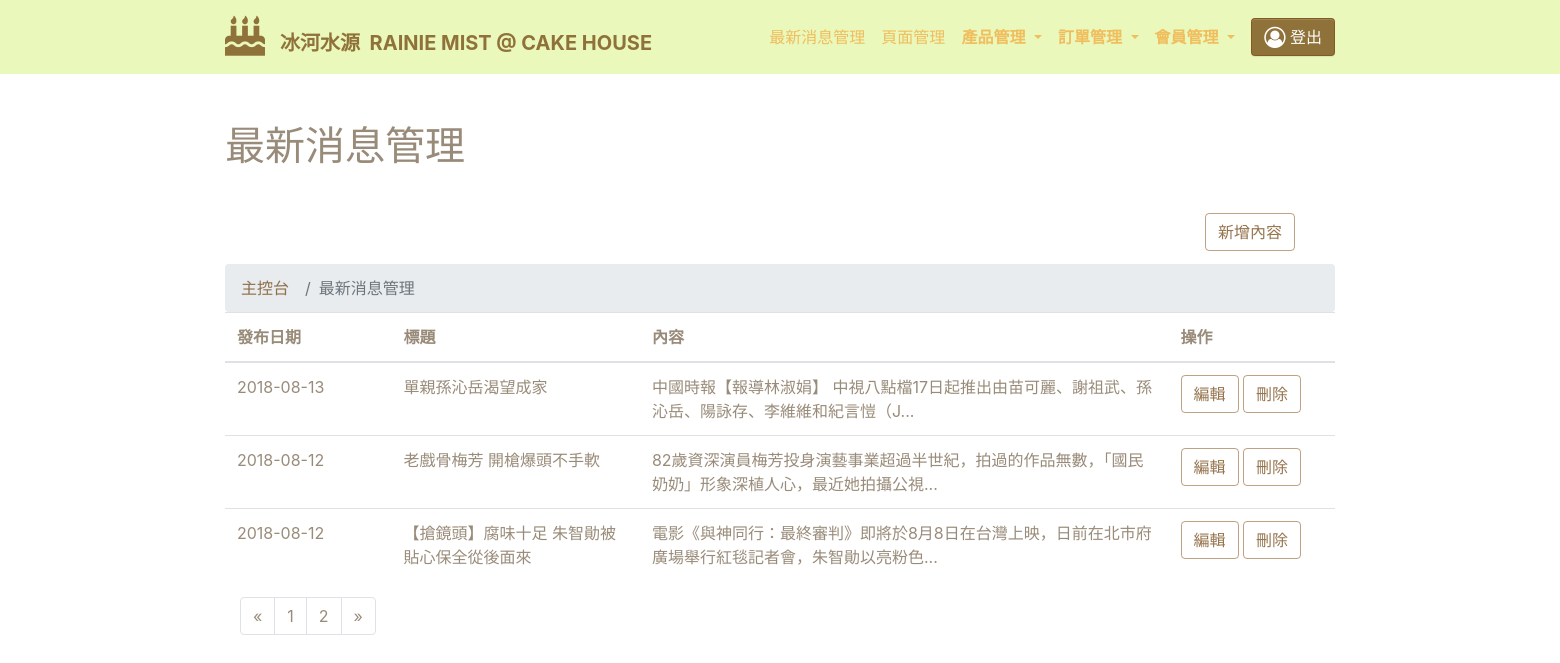
The page /backend/news/list.php (signed in) on the database as committed earlier.
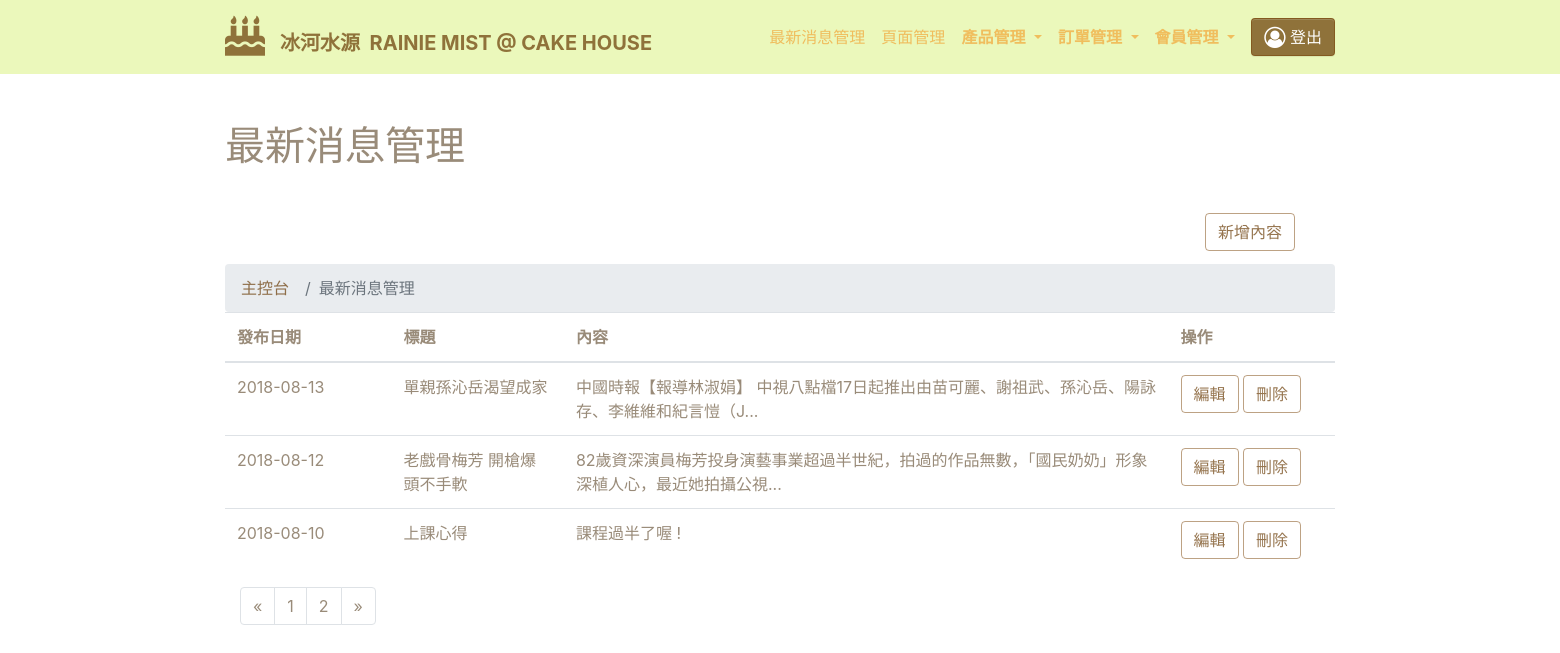
The same page on the database as committed later.
### tables this page shows
CREATE TABLE `news` (
  `news_id` int(11) NOT NULL,
  `published_date` varchar(255) NOT NULL,
  `title` varchar(255) NOT NULL,
  `content` text NOT NULL,
  `created_at` varchar(255) DEFAULT NULL,
  `updated_at` varchar(255) DEFAULT NULL,
  `author` varchar(255) NOT NULL
);

### backend/news/list.php (the view, shortened to what this page needs)
<?php
require('../../connection/connection.php'); ?>
<?php $limit = 3;
if (isset($_GET["page"])) {
  $page  = $_GET["page"];
} else {
  $page=1; };
$start_from = ($page-1) * $limit;
?>
<?php
$query = $db->query("SELECT * FROM news ORDER BY published_date DESC LIMIT ".$start_from.",". $limit);
$data = $query->fetchAll(PDO::FETCH_ASSOC);
$total_rows = count($data);
?>
<!DOCTYPE html>
<html>
<head>
  <link rel="stylesheet" href="https://cdnjs.cloudflare.com/ajax/libs/font-awesome/4.7.0/css/font-awesome.min.css" type="text/css">
  <link rel="stylesheet" href="../../css/theme.css" type="text/css">
  <link rel="stylesheet" href="../../css/bootstrap.min.css" type="text/css">
  <link rel="stylesheet" href="../../lib/bootstrap-datepicker/css/bootstrap-datepicker3.css" type="text/css">
  <link rel="stylesheet" href="../../css/jquery-ui.min.css" type="text/css">
  </head>
<body>
<?php require_once('../function/backend_nav.php'); ?>
<div class="py-5">
    <div class="container">
      <div class="row">
        <div class="col-md-12">
          <h1 class="">最新消息管理</h1>
        </div>
      </div>
      <div id="button"><a href='create.php' class="btn btn-outline-primary">新增內容</a></div>
    </div>
  </div>
  <div class="container">
    <div class="row">
      <div class="col-md-12">
        <ul class="breadcrumb" style="margin-bottom:0px;margin-top:0px">
          <li class="breadcrumb-item">
            <a href="#">主控台</a>
          </li>
          <li class="breadcrumb-item active">最新消息管理</li>
        </ul>
        <?php if($total_rows > 0){ ?>
        <table class="table">
          <thead>
            <tr>
              <th width="15%">發布日期</th>
              <th>標題</th>
              <th>內容</th>
              <th width="15%">操作</th>
            </tr>
          </thead>
          <tbody>
          <?php foreach ($data as $news){
          ?>
            <tr>
              <td> <?php echo $news['published_date']; ?> </td>
              <td> <?php echo $news['title']; ?> </td>
              <td> <?php echo mb_strimwidth(strip_tags($news['content']),0,100,"...");?> </td>
             <td>
                <a href='edit.php?news_id=<?php echo $news['news_id'];?>' class="btn btn-outline-primary">編輯</a>
                <a href='delete.php?news_id=<?php echo $news['news_id'];?>' class="btn btn-outline-primary" onclick="if(!confirm('是否確定刪除此筆資料? 刪除後無法回復')){return false;};">刪除</a>
              </td>
            </tr>
        <?php } ?>
          </tbody>
        </table>
        <?php }else{ ?>
              <p>
                目前無資料，請新增一筆。
              </p>
              <?php } ?>
      </div>
    </div>
    <div class="container">
    <?php  if($total_rows > 0){
            $sth = $db->query("SELECT * FROM news ORDER BY published_date DESC ");
            $data_count = count($sth ->fetchAll(PDO::FETCH_ASSOC));
            $total_pages = ceil($data_count / $limit);
           ?>
      <div class="row">
        <div class="col-md-12">
          <ul class="pagination">
          <?php   if($page > 1){ ?>
            <li class="page-item">
            <a class="page-link" href="list.php?page=<?php echo $page-1;?>">
                <span>«</span>
                <span class="sr-only">上一頁</span>
              </a>
            </li>
            <?php }else{ ?>
            <li class="page-item">
            <a class="page-link" href="#">
                <span>«</span>
              </a>
            </li>
            <?php } ?>
              <?php for ($i=1; $i<=$total_pages; $i++) { ?>
<li class="page-item">
  <a class="page-link" href="list.php?page=<?php echo $i;?>"><?php echo $i;?></a>
</li>
<?php } ?>
<?php if($page < $total_pages){ ?>
            <li class="page-item">
              <a class="page-link" href="list.php?page=<?php echo $page+1;?>">
                <span>»</span>
              </a>
            </li>
            <?php } ?>
          </ul>
        </div>
      </div>
      <?php } ?>
    </div>
  </div>
</body>
</html>

Rows that differ between the two databases and show on the page:
no longer on this page (row edited): news: published_date "2018-08-12", title "【搶鏡頭】腐味十足 朱智勛被貼心保全從後面來", content "電影《與神同行：最終審判》即將於8月8日在台灣上映，日前在北市府廣場舉行紅毯記者會，朱智勛以亮粉色..."
now on this page (row edited): news: published_date "2018-08-10", title "上課心得", content "課程過半了喔 !"
